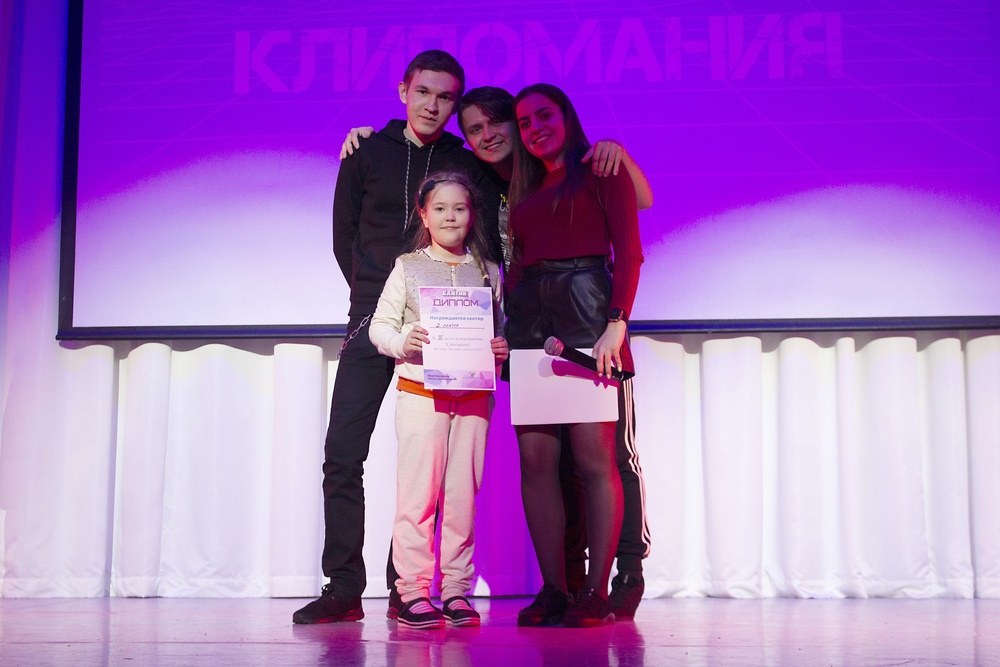
#> input picture opencv/test_pic.jpg, 1000 x 667 px, shrunk from 2560 x 1707 before the run
$ python opencv.py
#> lines starting #> are read from the running program, lines starting #| are printed output that depends on the picture; after the words box and inside, x2 and y2 are one past the last pixel; in counts of white or black regions, pixels touching at a corner belong together
import cv2

path = 'test_pic.jpg'
image = cv2.imread(path)
#> image is the input picture: shape (667, 1000, 3); mean B, G, R 194, 110.9, 167.4

faceCascade = cv2.CascadeClassifier(cv2.data.haarcascades + "haarcascade_frontalface_default.xml")
faces = faceCascade.detectMultiScale(
    cv2.cvtColor(image, cv2.COLOR_BGR2GRAY),
    scaleFactor=1.3,
    minNeighbors=3,
    minSize=(30, 30)
)
#> faces = [[420, 186, 58, 58], [400, 71, 62, 62], [505, 94, 62, 62]]

print(f'Найдено лиц: {len(faces)}')
#| Найдено лиц: 3

for (x, y, w, h) in faces:
    cv2.rectangle(image, (x, y), (x + w, y + h), (0, 255, 0), 2)
#> this loop made 3 passes
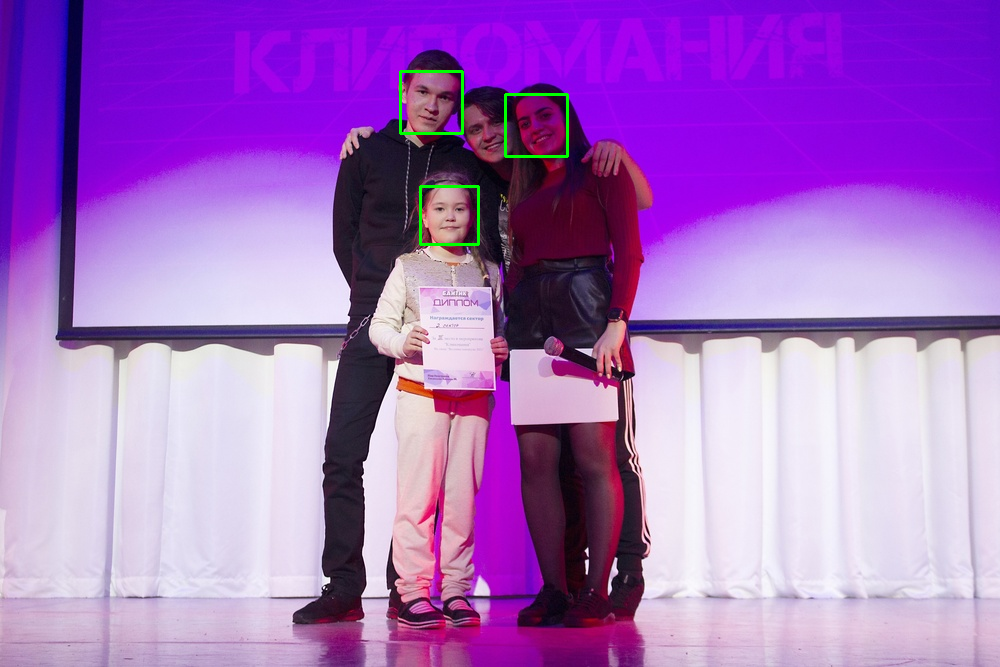
#> image: shape (667, 1000, 3); 0.33% of pixels changed, all inside (x1, y1, x2, y2) = (399, 70, 569, 246)

status = cv2.imwrite(f'faces_detected_{path[:-4]}.jpg', image)

print(f'Результат сохранён в избражении faces_detected_{path[:-4]}.jpg: {status}')
#| Результат сохранён в избражении faces_detected_test_pic.jpg: True
